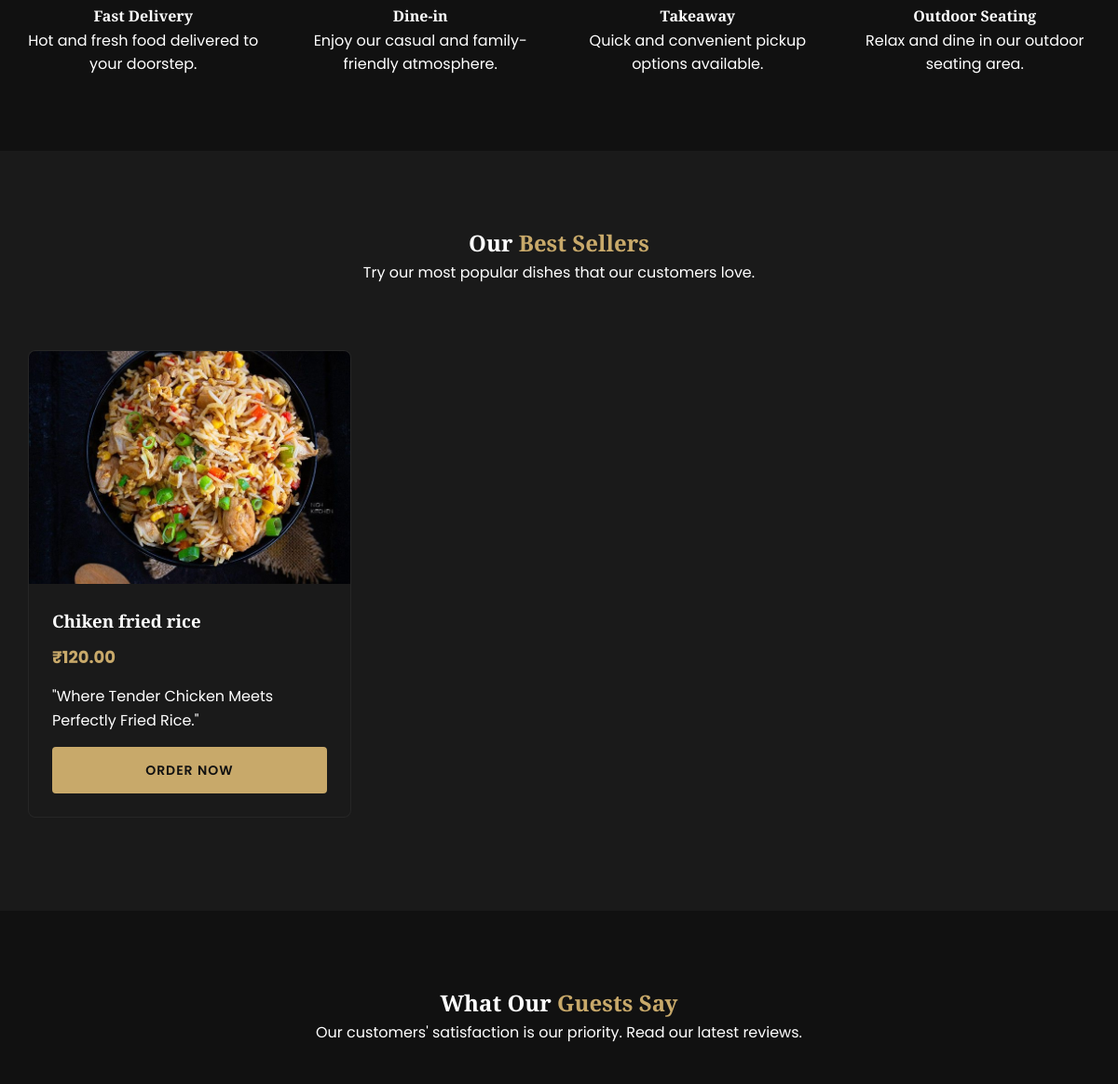
Before: / (middle part) with the older database file.
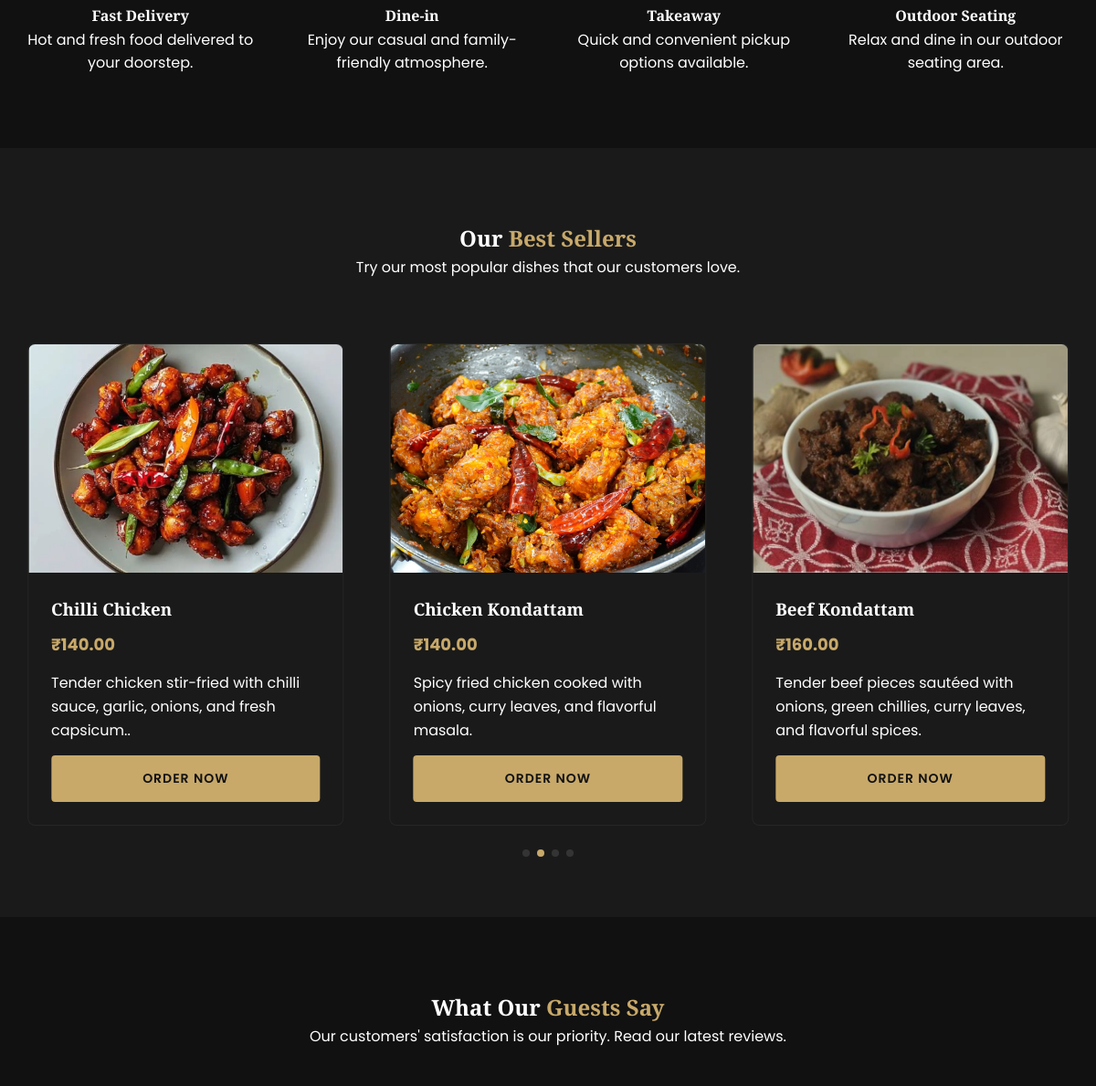
After: the same page with the newer database file.
### cafe/models.py (models this page shows, shortened)
class MenuItem(models.Model):
    category = models.ForeignKey(Category, related_name='items', on_delete=models.CASCADE)
    name = models.CharField(max_length=100)
    description = models.TextField()
    price = models.DecimalField(max_digits=10, decimal_places=2)
    image = models.ImageField(upload_to='menu_items/')
    is_available = models.BooleanField(default=True)
    is_featured = models.BooleanField(default=False)

### cafe/views.py (the view)
# urls.py: path('', views.home, name='home'),
def home(request):
    featured_items = MenuItem.objects.filter(is_featured=True)[:6]
    if not featured_items.exists():
        featured_items = MenuItem.objects.all().order_by('-id')[:6]
    reviews = Review.objects.all().order_by('-date')[:5]
    return render(request, 'cafe/home.html', {
        'featured_items': featured_items,
        'reviews': reviews
    })

### cafe/templates/cafe/home.html (shortened to what this page needs)
{% extends 'cafe/base.html' %}
{% load static %}
{% block extra_css %}
<link rel="stylesheet" href="https://cdn.jsdelivr.net/npm/swiper@11/swiper-bundle.min.css" />
{% endblock %}
{% block content %}
<section class="features section-padding">
    <div class="container">
        <div class="grid grid-4">
            <div class="feature-item text-center" data-aos="fade-up" data-aos-delay="100">
                <h4>Fast Delivery</h4>
                <p>Hot and fresh food delivered to your doorstep.</p>
            </div>
            <div class="feature-item text-center" data-aos="fade-up" data-aos-delay="200">
                <h4>Dine-in</h4>
                <p>Enjoy our casual and family-friendly atmosphere.</p>
            </div>
            <div class="feature-item text-center" data-aos="fade-up" data-aos-delay="300">
                <h4>Takeaway</h4>
                <p>Quick and convenient pickup options available.</p>
            </div>
            <div class="feature-item text-center" data-aos="fade-up" data-aos-delay="400">
                <h4>Outdoor Seating</h4>
                <p>Relax and dine in our outdoor seating area.</p>
            </div>
        </div>
    </div>
</section>
<section class="featured-menu section-padding best-sellers-section" style="background-color: var(--secondary-dark);">
    <div class="container">
        <div class="text-center" data-aos="fade-up" style="margin-bottom: 50px;">
            <h2 class="section-title">Our <span class="gold-text">Best Sellers</span></h2>
            <p>Try our most popular dishes that our customers love.</p>
        </div>
        <div class="swiper">
            <div class="swiper-wrapper">
                {% if featured_items %}
                {% for item in featured_items %}
                <div class="swiper-slide">
                    <div class="card" style="width: 100%; margin: 0 10px;">
                        <div class="card-img">
                            <img src="{{ item.image.url }}" alt="{{ item.name }}">
                        </div>
                        <div class="card-body">
                            <h3>{{ item.name }}</h3>
                            <p class="price">₹{{ item.price }}</p>
                            <p>{{ item.description|truncatewords:15 }}</p>
                            <a href="{% url 'menu' %}" class="btn btn-gold"
                                style="margin-top: 15px; width: 100%; text-align: center;">Order Now</a>
                        </div>
                    </div>
                </div>
                {% endfor %}
                {% endif %}
            </div>
            <div class="swiper-pagination"></div>
        </div>
    </div>
</section>
<section class="reviews section-padding">
    <div class="container">
        <div class="text-center" data-aos="fade-up" style="margin-bottom: 50px;">
            <h2 class="section-title">What Our <span class="gold-text">Guests Say</span></h2>
            <p>Our customers' satisfaction is our priority. Read our latest reviews.</p>
        </div>
    </div>
</section>
{% endblock %}

### cafe/templates/cafe/base.html (shortened to what this page needs)
{% load static %}
<!DOCTYPE html>
<html lang="en">
<head>
    <link rel="stylesheet" href="https://cdnjs.cloudflare.com/ajax/libs/font-awesome/6.4.0/css/all.min.css">
    <link href="https://unpkg.com/aos@2.3.1/dist/aos.css" rel="stylesheet">
    <link rel="stylesheet" href="{% static 'cafe/css/style.css' %}">
    {% block extra_css %}{% endblock %}
</head>
<body class="dark-theme">
    <main>
        {% block content %}{% endblock %}
    </main>
</body>
</html>

### cafe/static/cafe/css/style.css (style rules this page uses)
:root { --primary-dark: #111111; --secondary-dark: #1a1a1a; --gold: #C8A96A; --gold-light: #d8c090; --white: #ffffff; --gray: #a0a0a0; --transition: all 0.4s cubic-bezier(0.165, 0.84, 0.44, 1); --container-width: 1200px; }
* { margin: 0; padding: 0; box-sizing: border-box; }
body { font-family: 'Poppins', sans-serif; background-color: var(--primary-dark); color: var(--white); line-height: 1.6; overflow-x: hidden; }
h1, h2, h3, h4, h5, h6 { font-family: 'Playfair Display', serif; font-weight: 700; }
a { text-decoration: none; color: inherit; transition: var(--transition); }
img { max-width: 100%; display: block; }
.container { max-width: var(--container-width); margin: 0 auto; padding: 0 20px; }
.grid { display: grid; gap: 30px; }
.grid-4 { grid-template-columns: repeat(4, 1fr); }
.gold-text { color: var(--gold); }
.section-padding { padding: 80px 0; }
.text-center { text-align: center; }
.btn { display: inline-block; padding: 12px 30px; border-radius: 4px; font-weight: 600; text-transform: uppercase; letter-spacing: 1px; font-size: 14px; cursor: pointer; }
.btn-gold { background-color: var(--gold); color: var(--primary-dark); border: 2px solid var(--gold); }
.card { background-color: var(--secondary-dark); border-radius: 8px; overflow: hidden; transition: var(--transition); border: 1px solid rgba(255, 255, 255, 0.05); }
.card-img { height: 250px; overflow: hidden; }
.card-img img { width: 100%; height: 100%; object-fit: cover; transition: var(--transition); }
.card-body { padding: 25px; }
.card-body h3 { margin-bottom: 10px; }
.card-body .price { font-size: 18px; color: var(--gold); font-weight: 700; margin-bottom: 15px; }

### cafe/templates/cafe/home.html (style rules this page uses)
.best-sellers-section { overflow: hidden; padding-bottom: 50px; }
.swiper { width: 100%; padding: 20px 0 50px; position: relative; }
.swiper-slide { height: auto; display: flex; justify-content: center; }

Changed rows visible on the page:
no longer on this page (row edited): MenuItem: image (picture), name "Chiken fried rice", price "120.00", description "\"Where Tender Chicken Meets Perfectly Fried Rice.\""
now on this page (row edited): MenuItem: image (picture), name "Chilli Chicken", price "140.00", description "Tender chicken stir-fried with chilli sauce, garlic, onions, and fresh capsicum.."
now on this page (row edited): MenuItem: image (picture), name "Chicken Kondattam", price "140.00", description "Spicy fried chicken cooked with onions, curry leaves, and flavorful masala."
now on this page (row edited): MenuItem: image (picture), name "Beef Kondattam", price "160.00", description "Tender beef pieces sautéed with onions, green chillies, curry leaves, and flavorful spices."
